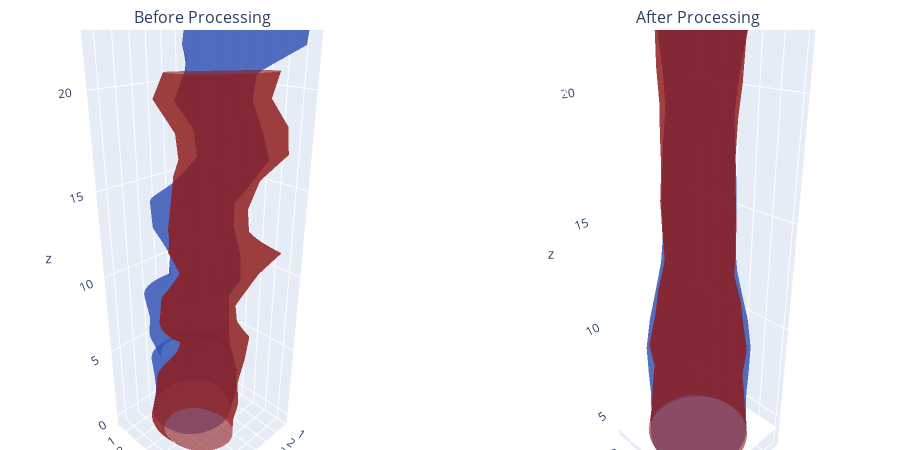

The notebook cell this image was saved under:
### Code cell
# Install if needed
%pip install trimesh plotly

# Imports
import trimesh
import plotly.graph_objects as go
from plotly.subplots import make_subplots

def trimesh_to_mesh3d(mesh, color, name):
    """
    Convert a trimesh.Trimesh to a Plotly Mesh3d trace.
    """
    # get vertices and faces
    verts = mesh.vertices
    faces = mesh.faces
    return go.Mesh3d(
        x=verts[:,0], y=verts[:,1], z=verts[:,2],
        i=faces[:,0], j=faces[:,1], k=faces[:,2],
        color=color, opacity=0.6,
        name=name,
        flatshading=True
    )

def plot_pair(before_paths, after_paths, colors, titles):
    """
    before_paths, after_paths: list of two .obj file paths [dia, sys]
    colors: list of two colors (e.g. ['blue','red'])
    titles: [left_title, right_title]
    """
    before_meshes = [trimesh.load(p) for p in before_paths]
    after_meshes  = [trimesh.load(p) for p in after_paths]

    fig = make_subplots(
        rows=1, cols=2,
        specs=[[{"type":"scene"}, {"type":"scene"}]],
        subplot_titles=titles
    )

    for mesh, color, label in zip(before_meshes, colors, ["diastole","systole"]):
        fig.add_trace(
            trimesh_to_mesh3d(mesh, color, f"before_{label}"),
            row=1, col=1
        )
    for mesh, color, label in zip(after_meshes, colors, ["diastole","systole"]):
        fig.add_trace(
            trimesh_to_mesh3d(mesh, color, f"after_{label}"),
            row=1, col=2
        )

    # link camera on both scenes
    camera = dict(
        eye=dict(x=1.5, y=1.5, z=1.0)
    )
    fig.update_layout(
        width=900, height=450,
        # apply same camera to both
        scene_camera=camera,
        scene2_camera=camera,
        # enforce equal scaling on x/y/z for both subplots
        scene=dict(
            aspectmode="data"
        ),
        scene2=dict(
            aspectmode="data"
        ),
        margin=dict(l=0, r=0, t=30, b=0)
    )
    fig.show()

# Paths “before” geometries
before_paths = [
    "output/unprocessed/rest_dia.obj",
    "output/unprocessed/rest_sys.obj",
]

# Paths “after” (processed) meshes
after_paths = [
    "output/rest/mesh_000_rest.obj",    # diastole post
    "output/rest/mesh_029_rest.obj",    # systole post
]

colors = ["royalblue", "firebrick"]

titles = ["Before Processing", "After Processing"]

plot_pair(before_paths, after_paths, colors, titles)

### Figure 1 — Plotly figure (JSON) as saved in the notebook; plotly's stock layout.template omitted (floating-point values rounded to 4 significant figures; data arrays with more than 128 entries replaced by an {"elided": "..."} marker saying what was removed)
{"data": [{"color": "royalblue", "flatshading": true, "i": {"elided": "19038 int values"}, "j": {"elided": "19038 int values"}, "k": {"elided": "19038 int values"}, "name": "before_diastole", "opacity": 0.6, "scene": "scene", "type": "mesh3d", "x": {"elided": "10000 float values"}, "y": {"elided": "10000 float values"}, "z": {"elided": "10000 float values"}}, {"color": "firebrick", "flatshading": true, "i": {"elided": "16032 int values"}, "j": {"elided": "16032 int values"}, "k": {"elided": "16032 int values"}, "name": "before_systole", "opacity": 0.6, "scene": "scene", "type": "mesh3d", "x": {"elided": "8500 float values"}, "y": {"elided": "8500 float values"}, "z": {"elided": "8500 float values"}}, {"color": "royalblue", "flatshading": true, "i": {"elided": "16032 int values"}, "j": {"elided": "16032 int values"}, "k": {"elided": "16032 int values"}, "name": "after_diastole", "opacity": 0.6, "scene": "scene2", "type": "mesh3d", "x": {"elided": "8517 float values"}, "y": {"elided": "8517 float values"}, "z": {"elided": "8517 float values"}}, {"color": "firebrick", "flatshading": true, "i": {"elided": "16032 int values"}, "j": {"elided": "16032 int values"}, "k": {"elided": "16032 int values"}, "name": "after_systole", "opacity": 0.6, "scene": "scene2", "type": "mesh3d", "x": {"elided": "8517 float values"}, "y": {"elided": "8517 float values"}, "z": {"elided": "8517 float values"}}], "layout": {"annotations": [{"font": {"size": 16}, "showarrow": false, "text": "Before Processing", "x": 0.225, "xanchor": "center", "xref": "paper", "y": 1, "yanchor": "bottom", "yref": "paper"}, {"font": {"size": 16}, "showarrow": false, "text": "After Processing", "x": 0.775, "xanchor": "center", "xref": "paper", "y": 1, "yanchor": "bottom", "yref": "paper"}], "height": 450, "margin": {"b": 0, "l": 0, "r": 0, "t": 30}, "scene": {"aspectmode": "data", "camera": {"eye": {"x": 1.5, "y": 1.5, "z": 1}}, "domain": {"x": [0, 0.45], "y": [0, 1]}}, "scene2": {"aspectmode": "data", "camera": {"eye": {"x": 1.5, "y": 1.5, "z": 1}}, "domain": {"x": [0.55, 1], "y": [0, 1]}}, "width": 900}}
